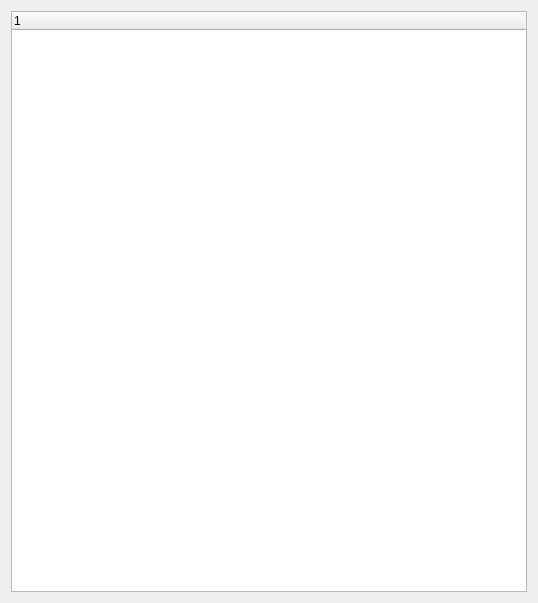
<?xml version="1.0" encoding="UTF-8"?>
<ui version="4.0">
 <class>oeLayerControl_Dialog</class>
 <widget class="QWidget" name="oeLayerControl_Dialog">
  <property name="geometry">
   <rect>
    <x>0</x>
    <y>0</y>
    <width>538</width>
    <height>603</height>
   </rect>
  </property>
  <property name="windowTitle">
   <string>Form</string>
  </property>
  <layout class="QVBoxLayout" name="verticalLayout">
   <item>
    <widget class="QTreeWidget" name="treeWidget"/>
   </item>
  </layout>
 </widget>
 <resources/>
 <connections/>
</ui>
